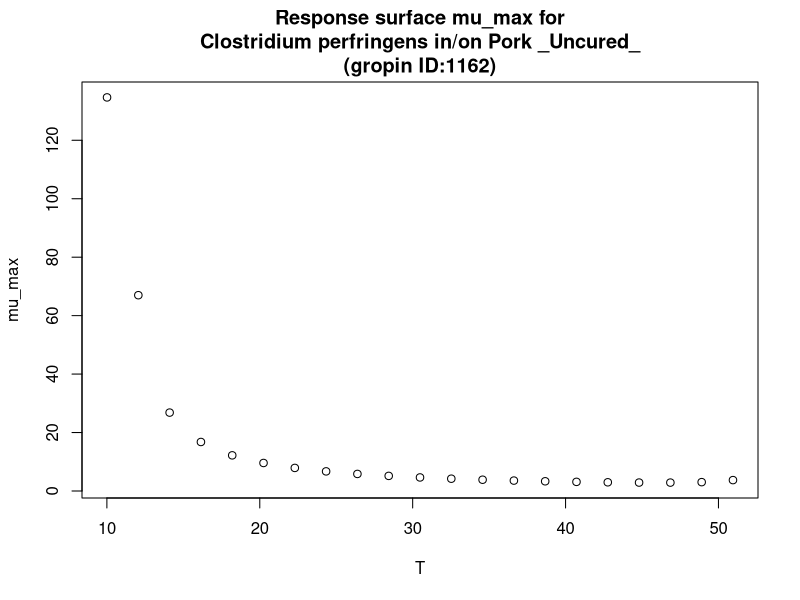

This figure's R source:
#############################
# start of Parameter script
#############################
T <- seq(10.01,50.949050949051,length.out=21)
#############################
# end of Parameter script
#############################
############################# 
# start of Model script Gropin ID 1162 
#############################
 
# constant coefficients for this model
 
variables <- data.frame(T)
argumentsPar <- expand.grid(variables)
 
# heart of the model
response_surface <- function(T) {
   mumax <-((sqrt(0.047^2)*sqrt((T-10.69)^2)*sqrt((sqrt(1-exp(0.252*(T-52.8))))^2))^(-1))*log(1+(1/0.0137))

return(mumax=mumax)
} 

# output parameters
mumax <- cbind(argumentsPar,response_surface(argumentsPar['T']))
colnames(mumax) <- c(colnames(argumentsPar),'mumax')
#############################
# End of Model script
#############################
############################# 
# start of Visualisation script Gropin ID 1162 
#############################
plot(T,mumax$mumax,
                          xlab='T',
                          ylab='mu_max',main='Response surface mu_max for
Clostridium perfringens in/on Pork _Uncured_
(gropin ID:1162)')
#############################
# End of Visualisation script
#############################
